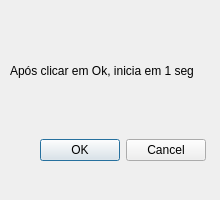
<?xml version="1.0" encoding="UTF-8"?>
<ui version="4.0">
 <class>Start</class>
 <widget class="QDialog" name="Start">
  <property name="geometry">
   <rect>
    <x>0</x>
    <y>0</y>
    <width>220</width>
    <height>200</height>
   </rect>
  </property>
  <property name="minimumSize">
   <size>
    <width>220</width>
    <height>200</height>
   </size>
  </property>
  <property name="maximumSize">
   <size>
    <width>220</width>
    <height>200</height>
   </size>
  </property>
  <property name="windowTitle">
   <string>Dialog</string>
  </property>
  <widget class="QDialogButtonBox" name="buttonBox">
   <property name="geometry">
    <rect>
     <x>-15</x>
     <y>130</y>
     <width>221</width>
     <height>41</height>
    </rect>
   </property>
   <property name="orientation">
    <enum>Qt::Horizontal</enum>
   </property>
   <property name="standardButtons">
    <set>QDialogButtonBox::Cancel|QDialogButtonBox::Ok</set>
   </property>
  </widget>
  <widget class="QLabel" name="label">
   <property name="geometry">
    <rect>
     <x>10</x>
     <y>60</y>
     <width>201</width>
     <height>21</height>
    </rect>
   </property>
   <property name="text">
    <string>Após clicar em Ok, inicia em 1 seg</string>
   </property>
  </widget>
 </widget>
 <resources/>
 <connections>
  <connection>
   <sender>buttonBox</sender>
   <signal>accepted()</signal>
   <receiver>Start</receiver>
   <slot>accept()</slot>
   <hints>
    <hint type="sourcelabel">
     <x>248</x>
     <y>254</y>
    </hint>
    <hint type="destinationlabel">
     <x>157</x>
     <y>274</y>
    </hint>
   </hints>
  </connection>
  <connection>
   <sender>buttonBox</sender>
   <signal>rejected()</signal>
   <receiver>Start</receiver>
   <slot>reject()</slot>
   <hints>
    <hint type="sourcelabel">
     <x>316</x>
     <y>260</y>
    </hint>
    <hint type="destinationlabel">
     <x>286</x>
     <y>274</y>
    </hint>
   </hints>
  </connection>
 </connections>
</ui>
